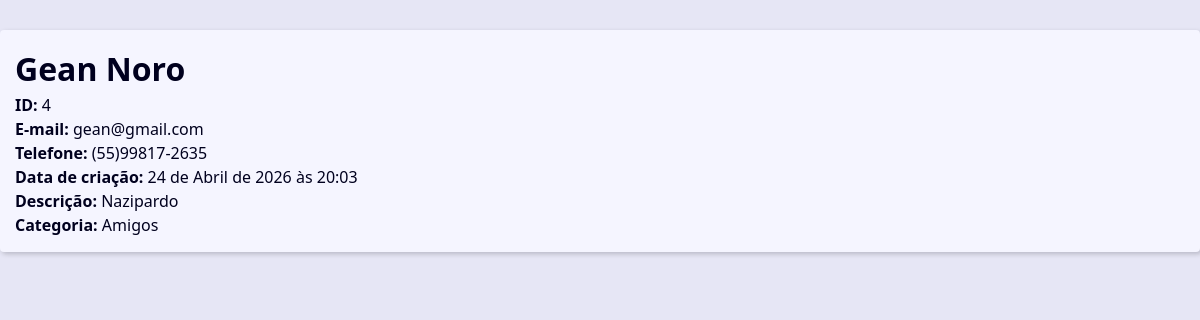
Page /4/ on the committed database.
### contact/models.py (models this page shows, shortened)
class Contact(models.Model):
    first_name = models.CharField(max_length=50)
    last_name = models.CharField(max_length=50)
    phone = models.CharField(max_length=50)
    email = models.EmailField(max_length=254)
    created_date = models.DateTimeField(auto_now_add=True) #pega a data e hora atual da criação do novo contato
    description = models.TextField(blank=True) #opicional
    show = models.BooleanField(default=True)
    picture = models.ImageField(blank=True, upload_to='pictures/%y/%m/') #na pasta pictures ele cria uma pasta com ano e mês para ficar mais organizado
    category = models.ForeignKey(Category, on_delete=models.SET_NULL, blank=True, null=True) #pode ser CASCADE também
    owner = models.ForeignKey(User, on_delete=models.SET_NULL, blank=True, null=True)

class Category(models.Model):
    class Meta:
        verbose_name_plural = 'Categories'
    name = models.CharField(max_length=50)

### contact/views/contact_views.py (the view)
# urls.py: path('', include('contact.urls'))
def contact(request, contact_id):
    single_contact = get_object_or_404(Contact, id = contact_id, show = True)
    context= {
        'title': 'Contato',
        'contact': single_contact,
    }
    return render(
        request,
        'contact/contact.html',
        context
    )

### contact/templates/contact/contact.html
{% extends 'global/base.html' %}
{% block content %}
    <main class="content">
        <div class="single-contract">
            <h1 class="single-contact-name">{{ contact.first_name }} {{ contact.last_name }}</h1>
            <p><b>ID: </b> {{ contact.id }}</p>
            <p><b>E-mail: </b> {{ contact.email }}</p>
            <p><b>Telefone: </b> {{ contact.phone }}</p>
            <p><b>Data de criação: </b> {{ contact.created_date }}</p>
            <p><b>Descrição: </b> {{ contact.description }}</p>
            <p><b>Categoria: </b> {{ contact.category.name }}</p>
        </div>
    </main>
{% endblock content %}

### base_static/global/css/styles.css (style rules this page uses)
:root { --spacing: 1.5rem; --link-dark-color: rgb(0, 83, 134); --link-light-color: rgb(156, 217, 255); --clr-white: rgb(245, 245, 255); --clr-black: rgb(0, 0, 30); --clr-light-gray: rgb(230, 230, 245); --clr-dark-shadow-5: rgba(0, 0, 10, 5%); --clr-dark-shadow-10: rgba(0, 0, 10, 10%); --clr-dark-shadow-20: rgba(0, 0, 10, 20%); --clr-light-shadow-5: rgba(200, 200, 255, 5%); --clr-light-shadow-10: rgba(200, 200, 255, 10%); --clr-light-shadow-20: rgba(200, 200, 255, 20%); --main-page-width: 120rem; --table-min-width: 60rem; --biggest-font-size: 5rem; --bigger-font-size: 4rem; --big-font-size: 3.2rem; --medium-font-size: 2.4rem; --small-font-size: 1.6rem; --smaller-font-size: 1.4rem; --smallest-font-size: 1.2rem; --transition-fast: 300ms; --transition-medium: 600ms; --transition-slow: 1s; --default-border-radius: 4px; }
*, *::before, *::after { margin: 0; padding: 0; box-sizing: border-box; }
html { font-size: 62.5%; }
body { font-family: system-ui, -apple-system, BlinkMacSystemFont, 'Segoe UI', Roboto, Oxygen, Ubuntu, Cantarell, 'Open Sans', 'Helvetica Neue', sans-serif; line-height: 1.5; font-size: var(--small-font-size); color: var(--clr-black); -webkit-font-smoothing: antialiased; background: var(--clr-light-gray); }
.content { max-width: var(--main-page-width); margin: calc(var(--spacing) * 2) auto; padding: var(--spacing); background: var(--clr-white); box-shadow: 2px 2px 5px var(--clr-dark-shadow-20); border-radius: var(--default-border-radius); }

### rows in the picture
Contact: first_name "Gean", last_name "Noro", id "4", email "gean@gmail.com", phone "(55)99817-2635", created_date "24 de Abril de 2026 às 20:03", description "Nazipardo", category.name "Amigos"
